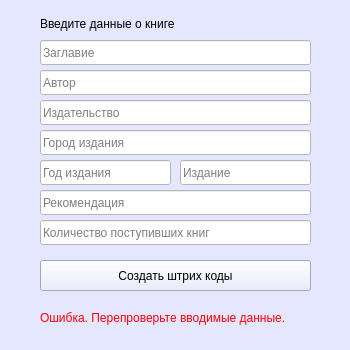
<?xml version="1.0" encoding="UTF-8"?>
<ui version="4.0">
 <class>MainWindow</class>
 <widget class="QMainWindow" name="MainWindow">
  <property name="geometry">
   <rect>
    <x>0</x>
    <y>0</y>
    <width>350</width>
    <height>350</height>
   </rect>
  </property>
  <property name="windowTitle">
   <string>AutoLibrary | creating bar codes</string>
  </property>
  <property name="styleSheet">
   <string notr="true">background-color: rgb(229, 231, 255);</string>
  </property>
  <widget class="QWidget" name="centralwidget">
   <widget class="QLineEdit" name="name">
    <property name="geometry">
     <rect>
      <x>40</x>
      <y>40</y>
      <width>271</width>
      <height>25</height>
     </rect>
    </property>
    <property name="styleSheet">
     <string notr="true">background-color: rgb(255, 255, 255);
font: 75 11pt &quot;Levenim MT&quot;;</string>
    </property>
    <property name="text">
     <string/>
    </property>
    <property name="placeholderText">
     <string>Заглавие</string>
    </property>
   </widget>
   <widget class="QLineEdit" name="author">
    <property name="geometry">
     <rect>
      <x>40</x>
      <y>70</y>
      <width>271</width>
      <height>25</height>
     </rect>
    </property>
    <property name="styleSheet">
     <string notr="true">background-color: rgb(255, 255, 255);
font: 75 11pt &quot;Levenim MT&quot;;</string>
    </property>
    <property name="text">
     <string notr="true"/>
    </property>
    <property name="dragEnabled">
     <bool>false</bool>
    </property>
    <property name="readOnly">
     <bool>false</bool>
    </property>
    <property name="placeholderText">
     <string>Автор</string>
    </property>
   </widget>
   <widget class="QLineEdit" name="publishing">
    <property name="geometry">
     <rect>
      <x>40</x>
      <y>100</y>
      <width>271</width>
      <height>25</height>
     </rect>
    </property>
    <property name="styleSheet">
     <string notr="true">background-color: rgb(255, 255, 255);
font: 75 11pt &quot;Levenim MT&quot;;</string>
    </property>
    <property name="text">
     <string/>
    </property>
    <property name="placeholderText">
     <string>Издательство</string>
    </property>
   </widget>
   <widget class="QLineEdit" name="place">
    <property name="geometry">
     <rect>
      <x>40</x>
      <y>130</y>
      <width>271</width>
      <height>25</height>
     </rect>
    </property>
    <property name="styleSheet">
     <string notr="true">background-color: rgb(255, 255, 255);
font: 75 11pt &quot;Levenim MT&quot;;</string>
    </property>
    <property name="text">
     <string/>
    </property>
    <property name="placeholderText">
     <string>Город издания</string>
    </property>
   </widget>
   <widget class="QLineEdit" name="publication_date">
    <property name="geometry">
     <rect>
      <x>40</x>
      <y>160</y>
      <width>131</width>
      <height>25</height>
     </rect>
    </property>
    <property name="styleSheet">
     <string notr="true">background-color: rgb(255, 255, 255);
font: 75 11pt &quot;Levenim MT&quot;;</string>
    </property>
    <property name="text">
     <string/>
    </property>
    <property name="placeholderText">
     <string>Год издания</string>
    </property>
   </widget>
   <widget class="QLineEdit" name="edition">
    <property name="geometry">
     <rect>
      <x>180</x>
      <y>160</y>
      <width>131</width>
      <height>25</height>
     </rect>
    </property>
    <property name="styleSheet">
     <string notr="true">background-color: rgb(255, 255, 255);
font: 75 11pt &quot;Levenim MT&quot;;</string>
    </property>
    <property name="text">
     <string/>
    </property>
    <property name="placeholderText">
     <string>Издание</string>
    </property>
   </widget>
   <widget class="QLineEdit" name="recommendation">
    <property name="geometry">
     <rect>
      <x>40</x>
      <y>190</y>
      <width>271</width>
      <height>25</height>
     </rect>
    </property>
    <property name="styleSheet">
     <string notr="true">background-color: rgb(255, 255, 255);
font: 75 11pt &quot;Levenim MT&quot;;</string>
    </property>
    <property name="text">
     <string/>
    </property>
    <property name="placeholderText">
     <string>Рекомендация</string>
    </property>
   </widget>
   <widget class="QLabel" name="label">
    <property name="geometry">
     <rect>
      <x>40</x>
      <y>16</y>
      <width>271</width>
      <height>16</height>
     </rect>
    </property>
    <property name="styleSheet">
     <string notr="true">font: 75 12pt &quot;Levenim MT&quot;;</string>
    </property>
    <property name="text">
     <string>Введите данные о книге</string>
    </property>
   </widget>
   <widget class="QLineEdit" name="number_of_books">
    <property name="geometry">
     <rect>
      <x>40</x>
      <y>220</y>
      <width>271</width>
      <height>25</height>
     </rect>
    </property>
    <property name="styleSheet">
     <string notr="true">background-color: rgb(255, 255, 255);
font: 75 11pt &quot;Levenim MT&quot;;</string>
    </property>
    <property name="text">
     <string/>
    </property>
    <property name="placeholderText">
     <string>Количество поступивших книг</string>
    </property>
   </widget>
   <widget class="QPushButton" name="pushCreate_barcodes">
    <property name="geometry">
     <rect>
      <x>40</x>
      <y>260</y>
      <width>271</width>
      <height>31</height>
     </rect>
    </property>
    <property name="styleSheet">
     <string notr="true">color: rgb(38, 0, 61);
font: 75 11pt &quot;Levenim MT&quot;;
background-color: rgb(234, 245, 237);
border-radius: 2px;
border: 2px solid #26003d;
box-shadow: 4px 4px 4px rgba(8, 8, 8, 0.5)}
QPushButton:hover {background-color: rgba(200, 229, 225, 0.7); 
border: 2px solid #26003d;
</string>
    </property>
    <property name="text">
     <string>Создать штрих коды</string>
    </property>
   </widget>
   <widget class="QLabel" name="error">
    <property name="geometry">
     <rect>
      <x>40</x>
      <y>310</y>
      <width>271</width>
      <height>16</height>
     </rect>
    </property>
    <property name="styleSheet">
     <string notr="true">font: 75 10pt &quot;Levenim MT&quot;;
color: rgb(255, 0, 4);</string>
    </property>
    <property name="text">
     <string>Ошибка. Перепроверьте вводимые данные.</string>
    </property>
   </widget>
  </widget>
  <widget class="QMenuBar" name="menubar">
   <property name="geometry">
    <rect>
     <x>0</x>
     <y>0</y>
     <width>350</width>
     <height>21</height>
    </rect>
   </property>
  </widget>
  <widget class="QStatusBar" name="statusbar"/>
 </widget>
 <resources/>
 <connections/>
</ui>
